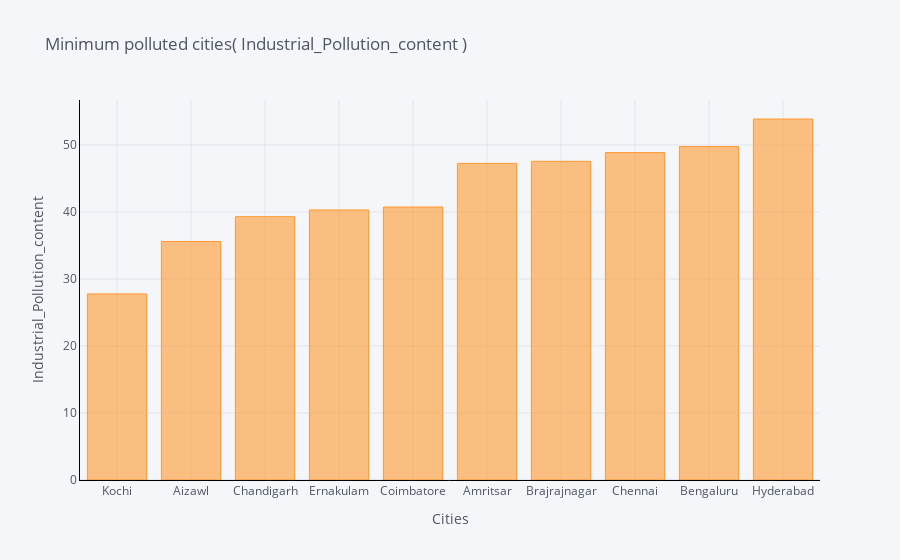
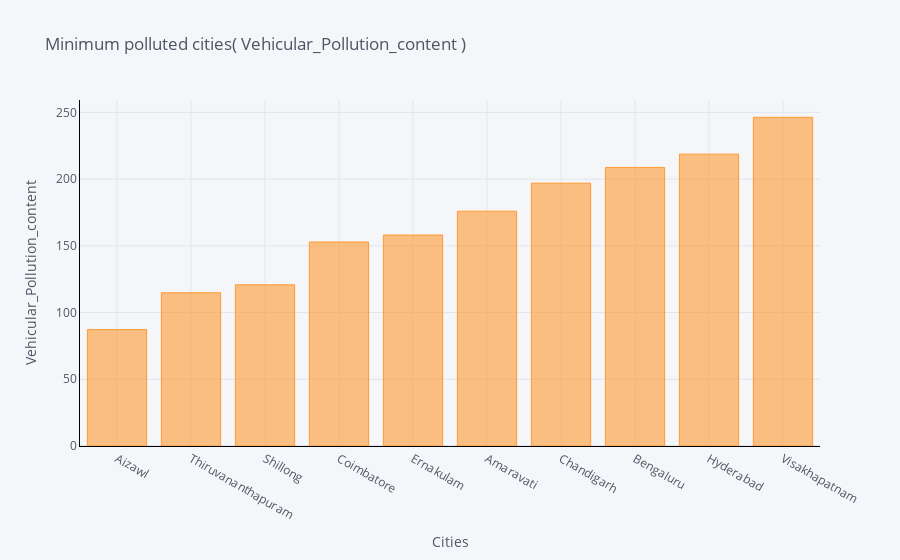

Notebook code for these charts, in order:
### Code cell
def min_bar_plot(var):
    x1 = df2[['City',var]].groupby(["City"]).mean().sort_values(by = var,
    ascending = True).head(10).iplot(kind='bar', xTitle='Cities',yTitle=var, linecolor='black',title='{2} {1} {0}'.format(")",var,' Minimum polluted cities('))
p1 = min_bar_plot('Industrial_Pollution_content')
p2 = min_bar_plot('Vehicular_Pollution_content')

### Figure 1 — Plotly figure (JSON) as saved in the notebook; plotly's stock layout.template omitted (floating-point values rounded to 4 significant figures)
{"data": [{"marker": {"color": "rgba(255, 153, 51, 0.6)", "line": {"color": "rgba(255, 153, 51, 1.0)", "width": 1}}, "name": "Industrial_Pollution_content", "orientation": "v", "text": "", "x": ["Kochi", "Aizawl", "Chandigarh", "Ernakulam", "Coimbatore", "Amritsar", "Brajrajnagar", "Chennai", "Bengaluru", "Hyderabad"], "y": [27.77, 35.59, 39.29, 40.3, 40.74, 47.25, 47.56, 48.86, 49.77, 53.87], "type": "bar"}], "layout": {"legend": {"bgcolor": "#F5F6F9", "font": {"color": "#4D5663"}}, "paper_bgcolor": "#F5F6F9", "plot_bgcolor": "#F5F6F9", "title": {"font": {"color": "#4D5663"}, "text": " Minimum polluted cities( Industrial_Pollution_content )"}, "xaxis": {"gridcolor": "#E1E5ED", "linecolor": "black", "showgrid": true, "tickfont": {"color": "#4D5663"}, "title": {"font": {"color": "#4D5663"}, "text": "Cities"}, "zerolinecolor": "#E1E5ED"}, "yaxis": {"gridcolor": "#E1E5ED", "linecolor": "black", "showgrid": true, "tickfont": {"color": "#4D5663"}, "title": {"font": {"color": "#4D5663"}, "text": "Industrial_Pollution_content"}, "zerolinecolor": "#E1E5ED"}}}

### Figure 2 — Plotly figure (JSON) as saved in the notebook; plotly's stock layout.template omitted (floating-point values rounded to 4 significant figures)
{"data": [{"marker": {"color": "rgba(255, 153, 51, 0.6)", "line": {"color": "rgba(255, 153, 51, 1.0)", "width": 1}}, "name": "Vehicular_Pollution_content", "orientation": "v", "text": "", "x": ["Aizawl", "Thiruvananthapuram", "Shillong", "Coimbatore", "Ernakulam", "Amaravati", "Chandigarh", "Bengaluru", "Hyderabad", "Visakhapatnam"], "y": [87.21, 114.8, 120.8, 152.9, 158.1, 175.9, 197.0, 208.8, 218.7, 246.3], "type": "bar"}], "layout": {"legend": {"bgcolor": "#F5F6F9", "font": {"color": "#4D5663"}}, "paper_bgcolor": "#F5F6F9", "plot_bgcolor": "#F5F6F9", "title": {"font": {"color": "#4D5663"}, "text": " Minimum polluted cities( Vehicular_Pollution_content )"}, "xaxis": {"gridcolor": "#E1E5ED", "linecolor": "black", "showgrid": true, "tickfont": {"color": "#4D5663"}, "title": {"font": {"color": "#4D5663"}, "text": "Cities"}, "zerolinecolor": "#E1E5ED"}, "yaxis": {"gridcolor": "#E1E5ED", "linecolor": "black", "showgrid": true, "tickfont": {"color": "#4D5663"}, "title": {"font": {"color": "#4D5663"}, "text": "Vehicular_Pollution_content"}, "zerolinecolor": "#E1E5ED"}}}
